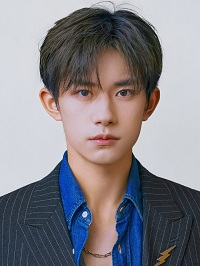
#> input picture students/LiRuomeng/6.1/baby.jpg, 200 x 266 px
$ python face.py
#> lines starting #> are read from the running program, lines starting #| are printed output that depends on the picture; after the words box and inside, x2 and y2 are one past the last pixel; in counts of white or black regions, pixels touching at a corner belong together
import numpy as np
import cv2
face_cascade=cv2.CascadeClassifier('haarcascade_frontalface_default.xml')
img=cv2.imread('baby.jpg')
#> img is the input picture: shape (266, 200, 3); mean B, G, R 135.6, 129.9, 132.4
gray=cv2.cvtColor(img,cv2.COLOR_BGR2GRAY)
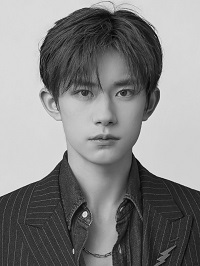
#> gray: shape (266, 200); min 3, max 242, mean 131.3
faces=face_cascade.detectMultiScale(gray,1.3,5)
#> faces = [[51, 51, 109, 109]]
for(x,y,w,h)in faces:
    img=cv2.rectangle(img,(x,y),(x+w,y+h),(255,0,0),2)
    roi_gray=gray[y:y+h,x:x+w]
    roi_color=img[y:y+h,x:x+w]
#> this loop made 1 pass
#> pass 1, `img=cv2.rectangle(img,(x,y),(x+w,y+h),(255,0,0),2)`:
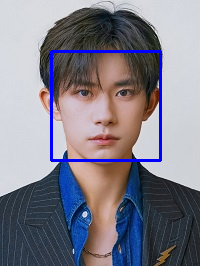
#> img: shape (266, 200, 3); 2.45% of pixels changed, all inside (x1, y1, x2, y2) = (50, 50, 162, 162)
#> pass 1, `roi_gray=gray[y:y+h,x:x+w]`:
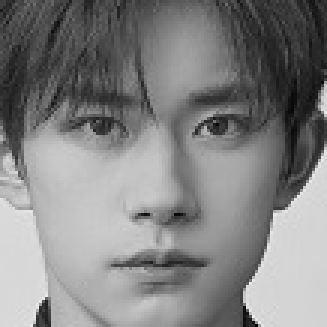
#> roi_gray: shape (109, 109) (shown 3 times larger); min 3, max 235, mean 130.5
#> pass 1, `roi_color=img[y:y+h,x:x+w]`:
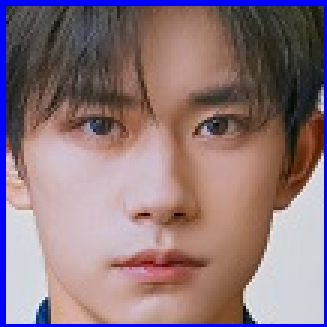
#> roi_color: shape (109, 109, 3) (shown 3 times larger); mean B, G, R 124.4, 117.6, 141.3
cv2.imwrite("face.jpg",img[y:y+h,x:x+w])
face=cv2.imread("face.jpg")
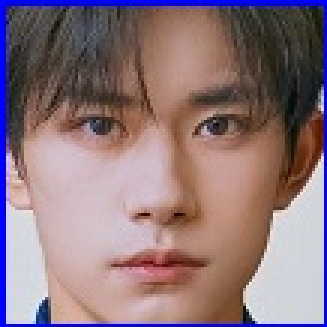
#> face: shape (109, 109, 3) (shown 3 times larger); mean B, G, R 124.1, 117.6, 141.3
cv2.imshow('img',img)
cv2.imshow('face',face)
cv2.waitKey(0)
cv2.destroyAllWindows()
